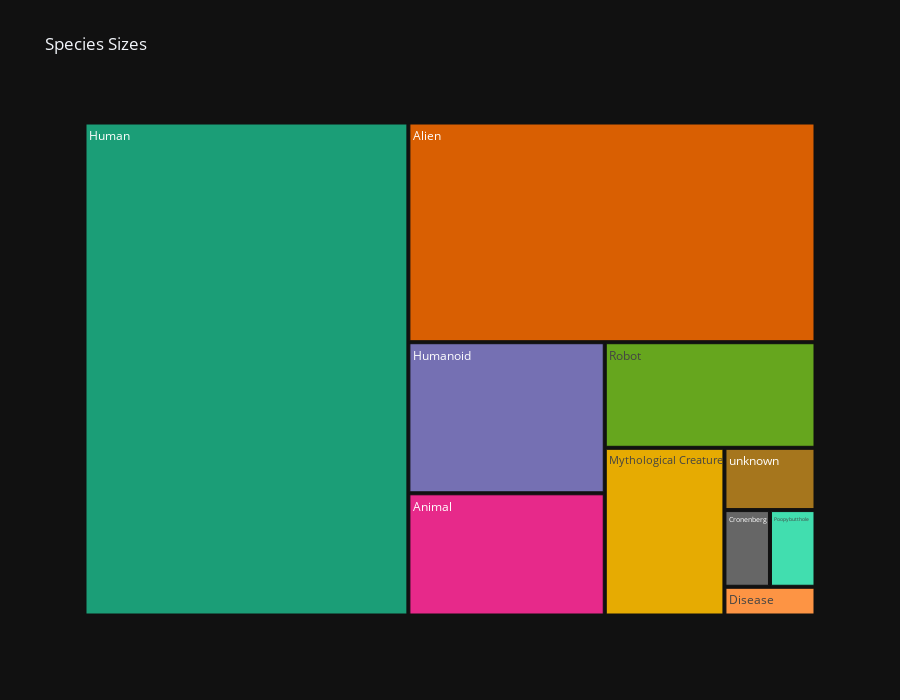

Here is the notebook cell this chart was saved with:
### Code cell
# Calculate the count of each species and reset the index to create a DataFrame
species_count = df['species'].value_counts().reset_index()
species_count.columns = ['species', 'count']

# Create a treemap plot to visualize the proportion of species
fig = px.treemap(species_count, path=['species'], values='count',
                 height=700, title='Species Sizes',
                 color_discrete_sequence=px.colors.qualitative.Dark2, template='plotly_dark')

# Show the treemap plot
fig.show()

### Figure 1 — Plotly figure (JSON) as saved in the notebook; plotly's stock layout.template omitted (floating-point values rounded to 4 significant figures)
{"data": [{"branchvalues": "total", "domain": {"x": [0, 1], "y": [0, 1]}, "hovertemplate": "labels=%{label}<br>count=%{value}<br>parent=%{parent}<br>id=%{id}<extra></extra>", "ids": ["Alien", "Animal", "Cronenberg", "Disease", "Human", "Humanoid", "Mythological Creature", "Poopybutthole", "Robot", "unknown"], "labels": ["Alien", "Animal", "Cronenberg", "Disease", "Human", "Humanoid", "Mythological Creature", "Poopybutthole", "Robot", "unknown"], "name": "", "parents": ["", "", "", "", "", "", "", "", "", ""], "type": "treemap", "values": [205, 55, 8, 6, 366, 68, 46, 8, 51, 13]}], "layout": {"height": 700, "legend": {"tracegroupgap": 0}, "title": {"text": "Species Sizes"}, "treemapcolorway": ["rgb(27,158,119)", "rgb(217,95,2)", "rgb(117,112,179)", "rgb(231,41,138)", "rgb(102,166,30)", "rgb(230,171,2)", "rgb(166,118,29)", "rgb(102,102,102)"]}}
